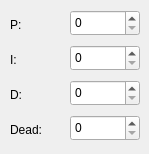
    <widget class="QWidget" name="SPD">
     <property name="mouseTracking">
      <bool>true</bool>
     </property>
     <property name="toolTip">
      <string>&lt;html&gt;&lt;head/&gt;&lt;body&gt;&lt;p&gt;速度环PID参数&lt;/p&gt;&lt;/body&gt;&lt;/html&gt;</string>
     </property>
     <attribute name="title">
      <string>SPD</string>
     </attribute>
     <widget class="QSpinBox" name="SPD_ISpinBox">
      <property name="geometry">
       <rect>
        <x>70</x>
        <y>45</y>
        <width>70</width>
        <height>26</height>
       </rect>
      </property>
      <property name="mouseTracking">
       <bool>true</bool>
      </property>
      <property name="toolTip">
       <string>&lt;html&gt;&lt;head/&gt;&lt;body&gt;&lt;p&gt;速度环I参数&lt;/p&gt;&lt;/body&gt;&lt;/html&gt;</string>
      </property>
      <property name="maximum">
       <number>65535</number>
      </property>
     </widget>
     <widget class="QSpinBox" name="SPD_DSpinBox">
      <property name="geometry">
       <rect>
        <x>70</x>
        <y>80</y>
        <width>70</width>
        <height>26</height>
       </rect>
      </property>
      <property name="mouseTracking">
       <bool>true</bool>
      </property>
      <property name="toolTip">
       <string>&lt;html&gt;&lt;head/&gt;&lt;body&gt;&lt;p&gt;速度环D参数&lt;/p&gt;&lt;/body&gt;&lt;/html&gt;</string>
      </property>
      <property name="maximum">
       <number>65535</number>
      </property>
     </widget>
     <widget class="QLabel" name="SPD_ILabel">
      <property name="geometry">
       <rect>
        <x>10</x>
        <y>45</y>
        <width>50</width>
        <height>30</height>
       </rect>
      </property>
      <property name="mouseTracking">
       <bool>true</bool>
      </property>
      <property name="toolTip">
       <string>&lt;html&gt;&lt;head/&gt;&lt;body&gt;&lt;p&gt;积分&lt;/p&gt;&lt;/body&gt;&lt;/html&gt;</string>
      </property>
      <property name="text">
       <string>I:</string>
      </property>
     </widget>
     <widget class="QLabel" name="SPD_DSLabel">
      <property name="geometry">
       <rect>
        <x>10</x>
        <y>115</y>
        <width>50</width>
        <height>30</height>
       </rect>
      </property>
      <property name="mouseTracking">
       <bool>true</bool>
      </property>
      <property name="toolTip">
       <string>&lt;html&gt;&lt;head/&gt;&lt;body&gt;&lt;p&gt;死区&lt;/p&gt;&lt;/body&gt;&lt;/html&gt;</string>
      </property>
      <property name="text">
       <string>Dead:</string>
      </property>
     </widget>
     <widget class="QLabel" name="SPD_PLabel">
      <property name="geometry">
       <rect>
        <x>10</x>
        <y>10</y>
        <width>50</width>
        <height>30</height>
       </rect>
      </property>
      <property name="mouseTracking">
       <bool>true</bool>
      </property>
      <property name="toolTip">
       <string>&lt;html&gt;&lt;head/&gt;&lt;body&gt;&lt;p&gt;比例&lt;/p&gt;&lt;/body&gt;&lt;/html&gt;</string>
      </property>
      <property name="text">
       <string>P:</string>
      </property>
     </widget>
     <widget class="QSpinBox" name="SPD_DSSpinBox">
      <property name="geometry">
       <rect>
        <x>70</x>
        <y>115</y>
        <width>70</width>
        <height>26</height>
       </rect>
      </property>
      <property name="mouseTracking">
       <bool>true</bool>
      </property>
      <property name="toolTip">
       <string>&lt;html&gt;&lt;head/&gt;&lt;body&gt;&lt;p&gt;速度死区&lt;/p&gt;&lt;/body&gt;&lt;/html&gt;</string>
      </property>
      <property name="maximum">
       <number>65535</number>
      </property>
     </widget>
     <widget class="QSpinBox" name="SPD_PSpinBox">
      <property name="geometry">
       <rect>
        <x>70</x>
        <y>10</y>
        <width>70</width>
        <height>26</height>
       </rect>
      </property>
      <property name="mouseTracking">
       <bool>true</bool>
      </property>
      <property name="toolTip">
       <string>&lt;html&gt;&lt;head/&gt;&lt;body&gt;&lt;p&gt;速度环P参数&lt;/p&gt;&lt;/body&gt;&lt;/html&gt;</string>
      </property>
      <property name="maximum">
       <number>65535</number>
      </property>
     </widget>
     <widget class="QLabel" name="SPD_DLabel">
      <property name="geometry">
       <rect>
        <x>10</x>
        <y>80</y>
        <width>50</width>
        <height>30</height>
       </rect>
      </property>
      <property name="mouseTracking">
       <bool>true</bool>
      </property>
      <property name="toolTip">
       <string>&lt;html&gt;&lt;head/&gt;&lt;body&gt;&lt;p&gt;微分&lt;/p&gt;&lt;/body&gt;&lt;/html&gt;</string>
      </property>
      <property name="text">
       <string>D:</string>
      </property>
     </widget>
    </widget>
